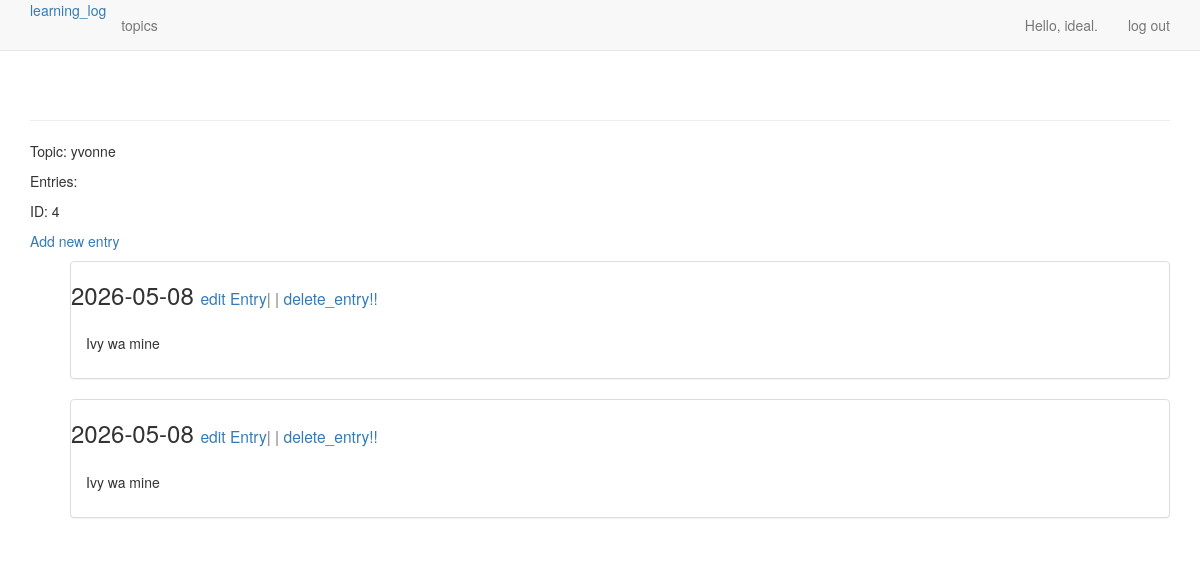
Screenshot of /topic/4/ (signed in) with the database file from the repository.
### playground/models.py (models this page shows, shortened)
class Topic(models.Model):
  text = models.CharField(max_length=200)
  date_added = models.DateTimeField(auto_now=True)
  owner = models.ForeignKey(User, on_delete=models.CASCADE)
  def __str__(self):
    return self.text

class Entry(models.Model):
  topic = models.ForeignKey(Topic, on_delete=models.CASCADE)
  text = models.TextField()
  date_added = models.DateTimeField(auto_now_add=True)
  class Meta:
    verbose_name_plural = 'entries'

### playground/views.py (the view)
# urls.py: path('topic/<int:pk>/', views.topic, name='topic'),
@login_required
def topic(request, pk):
  topic = Topic.objects.get(id=pk)
  topic_lim_user(topic, request)
  entries = topic.entry_set.all().order_by('-date_added')
  return render(request, 'playground/topic.html', {'topic':topic, 'entries':entries})

### playground/views.py (called while the page is built)
def topic_lim_user(topic, request):
  if topic.owner != request.user:
    raise Http404

### playground/templates/playground/topic.html
{% extends "playground/base.html" %}
{% block content %}
  <p> Topic: {{ topic }}</p>
  <p> Entries:</p>
  <p>ID: {{ topic.id }}</p>
  <p>
    <a href="{% url 'playground:new_entry' topic.id %}">Add new entry</a>
  </p>
  <ul>
    {% for entry in entries %}
      <div class="panel panel-default">
        <div class="pannel-heading">
          <h3>
            {{ entry.date_added|date:"Y-m-d" }}
            <small>
              <a href="{% url 'playground:edit_entry' entry.id %}">edit Entry</a>| |
            </small>
            <small>
              <a href="{% url 'playground:del_entry' entry.id %}"> delete_entry!!</a>
            </small>
          </h3>
        </div>
        <div class="panel-body">
          {{ entry.text|linebreaks }}
        </div>
      </div>
    {% empty %}
      There are no Entries
    {% endfor %}
  </ul>
{% endblock content %}

### playground/templates/playground/base.html (shortened to what this page needs)
{% load bootstrap3 %}
<!DOCTYPE html>
<html lang="en">
  <head>
    {% bootstrap_css %}
  </head>
  <body>
    <nav class="navbar navbar-default navbar-static-top">
      <div class="container">
       <div class="navbar-header">
        <a href="{% url 'playground:home' %}">learning_log</a>
      </div>
      <div id="navbar" class="navbar-collapse collapse">
        <ul class="nav navbar-nav">
          <li><a href="{% url 'playground:topics' %}">topics</a></li>
        </ul>
        <ul class="nav navbar-nav navbar-right">
          {% if user.is_authenticated %}
            <li><a>Hello, {{ user.username }}.</a></li>
            <li><a href="{% url 'users:logout' %}">log out</a></li>
          {% else %}
            <li><a href="{% url 'users:register' %}">register</a></li>
            <li><a href="{% url 'users:login' %}">log in</a></li>
          {% endif %}
        </ul>
      </div>
    </nav>
    <div class="container">
      <div class="page-header">
      </div>
      <div>
        {% block content %}
        {% endblock content %}
      </div>
    </div>
  </body>
</html>

### rows the page displays
Topic: text "yvonne", id "4"
Entry: date_added "2026-05-08", text "Ivy wa mine"
Entry: date_added "2026-05-08", text "Ivy wa mine"

### other values shown
{{ user.username }} "ideal"
